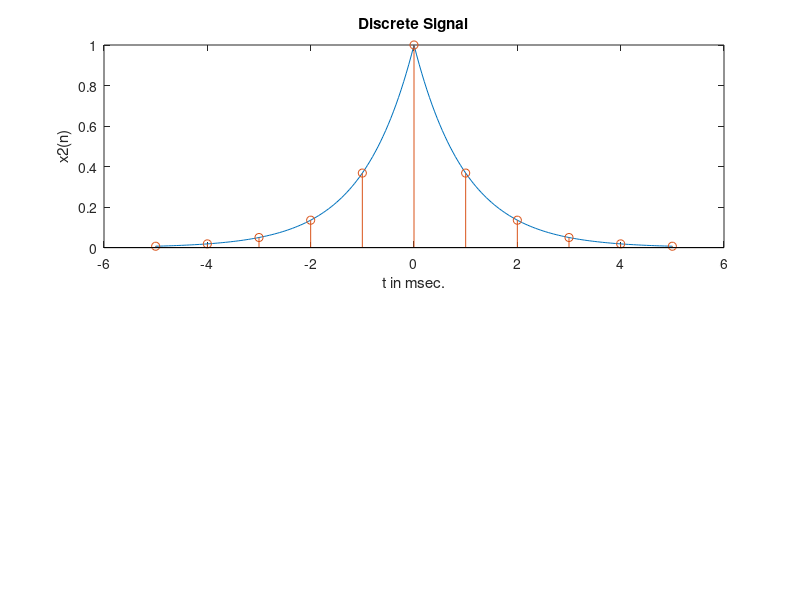

Reproduce this figure in MATLAB. (Note: this script raises an error after producing the figure.)
% Example 3.19b
dt = 0.00005; t = -0.005:dt:0.005; xa = exp(-1000*abs(t));

Ts = 0.001; n = -5:1:5;
x = exp(-1000*abs(n*Ts));

K = 500; k = 0:1:K;
w = pi*k/K;

X = x * exp(-j*n'*w);
X = real(X);

w = [-fliplr(w), w(2:K+1)];
X = [fliplr(X), X(2:K+1)];

subplot(2,1,1);plot(t*1000,xa);
xlabel('t in msec.'); ylabel('x2(n)')
title('Discrete Signal'); hold on

stem(n*Ts*1000,x); gtext('Ts=1 msec'); hold off

subplot(2,1,2);plot(w/pi,X);
xlabel('Frequency in pi units'); ylabel('X2(w)')
title('Discrete-time Fourier Transform')



